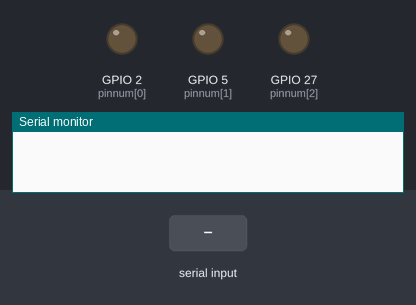
Simulated run of this program. Board: ESP32. On the bench: output pins drawn as LEDs (lit = HIGH), the last lines printed to the serial monitor. The inputs (shaded band) are chosen by the test bench.

Above: at 1.2 s.
1.3 s: "1" received over Serial
At 3.3 s:
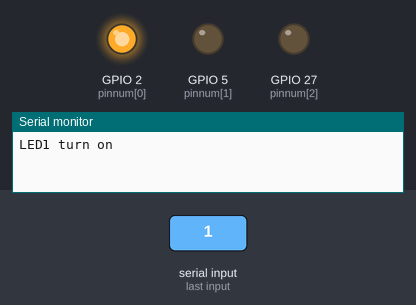
3.8 s: "2" received over Serial
At 5.2 s:
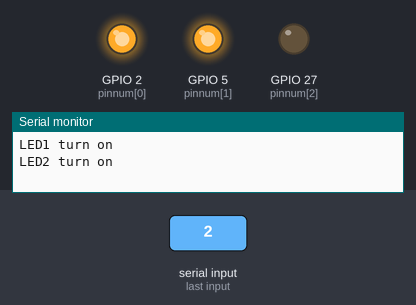
6.3 s: "3" received over Serial
At 8.3 s:
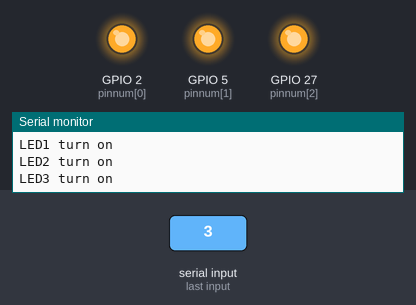
Timing chart, 0 to 9.8 s (numbered marks = the images above; inputs shaded):
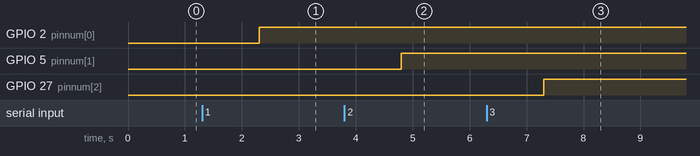

Measured:
- after the input at 1.3 s, GPIO 2 (pinnum[0]): LOW → HIGH after 1.0 s
- after the input at 3.8 s, GPIO 5 (pinnum[1]): LOW → HIGH after 1.0 s
- after the input at 6.3 s, GPIO 27 (pinnum[2]): LOW → HIGH after 1.0 s

The program:

main.cpp
```cpp
#include <Arduino.h>

int pinnum[3] = {2,5,27};
String s = "";

void setup() {
  // put your setup code here, to run once:
  for(int i=0;i<3;i++)
  {
    pinMode(pinnum[i],OUTPUT);
  }
  Serial.begin(9600);
}

void loop() {
  // put your main code here, to run repeatedly:
  int EQUAL1=0,EQUAL2=0,EQUAL3=0,EQUAL4=0;

  if (Serial.available() > 0)
  {
    s=Serial.readString();
    EQUAL1 = s.equals("1");
    EQUAL2 = s.equals("2");
    EQUAL3 = s.equals("3");
    EQUAL4 = s.equals("e");
    if(EQUAL1 | EQUAL2 | EQUAL3){
      digitalWrite(pinnum[s.toInt()-1],HIGH);
    }else if(EQUAL4){
      for(int i= 0;i<3;i++){
        digitalWrite(pinnum[i],LOW);
      }
    }
  }

  if(EQUAL1){
    Serial.println("LED1 turn on");
  }else if(EQUAL2){
    Serial.println("LED2 turn on");
  }else if(EQUAL3){
    Serial.println("LED3 turn on");
  }else if(EQUAL4){
    Serial.println("all turn off");
  }
}
```
